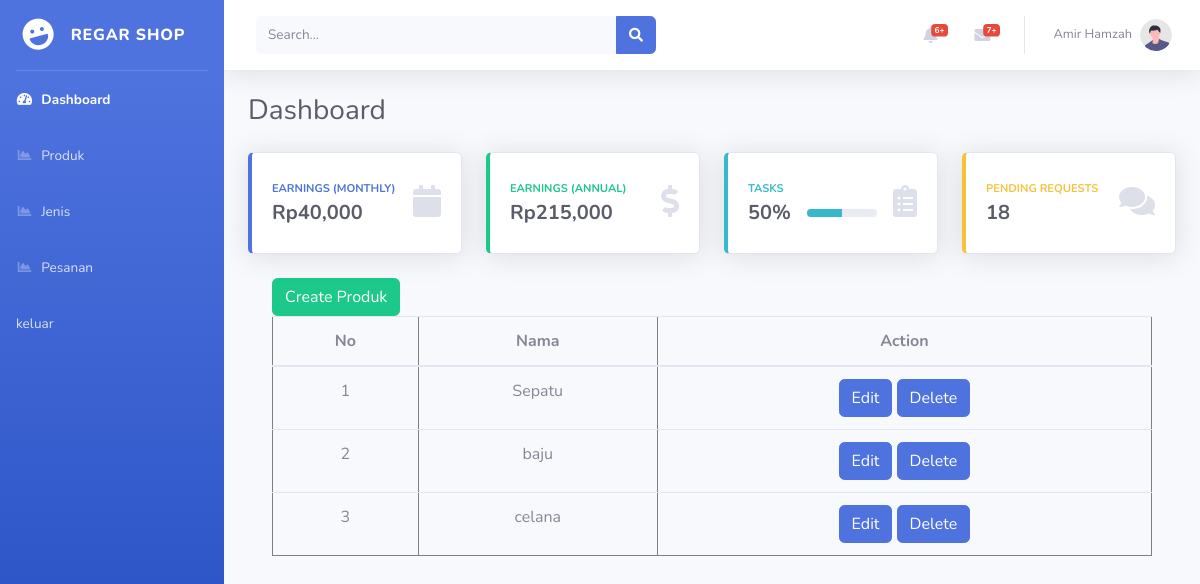
The app's page /admin/list_jenis.php with its own data.
### tables this page shows
CREATE TABLE `jenis_produk` (
  `id` int(11) NOT NULL,
  `nama` varchar(45) NOT NULL
);

### admin/list_jenis.php (the view, shortened to what this page needs)
<?php
    require_once '../dbkoneksi.php';
?>
<?php
   $sql = "SELECT * FROM jenis_produk";
   $rs = $dbh->query($sql);
?>
<!DOCTYPE html>
<html lang="en">
<head>
    <link href="vendor/fontawesome-free/css/all.min.css" rel="stylesheet" type="text/css">
    <link href="css/sb-admin-2.min.css" rel="stylesheet">
</head>
<body id="page-top">
    <div id="wrapper">
        <ul class="navbar-nav bg-gradient-primary sidebar sidebar-dark accordion" id="accordionSidebar">
            <a class="sidebar-brand d-flex align-items-center justify-content-center" href="index.html">
                <div class="sidebar-brand-icon rotate-n-15">
                    <i class="fas fa-laugh"></i>
                </div>
                <div class="sidebar-brand-text mx-3">Regar Shop</div>
            </a>
            <hr class="sidebar-divider my-0">
            <li class="nav-item active">
                <a class="nav-link" href="index.php">
                    <i class="fas fa-fw fa-tachometer-alt"></i>
                    <span>Dashboard</span></a>
            </li>
            <li class="nav-item">
                <a class="nav-link" href="list_produk.php">
                    <i class="fas fa-fw fa-chart-area"></i>
                    <span>Produk</span></a>
            </li>
            <li class="nav-item">
                <a class="nav-link" href="list_jenis.php">
                    <i class="fas fa-fw fa-chart-area"></i>
                    <span>Jenis</span></a>
            </li>
            <li class="nav-item">
                <a class="nav-link" href="list_pesanan.php">
                    <i class="fas fa-fw fa-chart-area"></i>
                    <span>Pesanan</span></a>
            </li>
            <li class="nav-item">
                <a class="nav-link" href="list_pesanan.php">
                    <span>keluar</span></a>
            </li>
        </ul>
        <div id="content-wrapper" class="d-flex flex-column">
            <div id="content">
                <nav class="navbar navbar-expand navbar-light bg-white topbar mb-4 static-top shadow">
                    <form
                        class="d-none d-sm-inline-block form-inline mr-auto ml-md-3 my-2 my-md-0 mw-100 navbar-search">
                        <div class="input-group">
                            <input type="text" class="form-control bg-light border-0 small" placeholder="Search..."
                                aria-label="Search" aria-describedby="basic-addon2">
                            <div class="input-group-append">
                                <button class="btn btn-primary" type="button">
                                    <i class="fas fa-search fa-sm"></i>
                                </button>
                            </div>
                        </div>
                    </form>
                    <ul class="navbar-nav ml-auto">
                        <li class="nav-item dropdown no-arrow mx-1">
                            <a class="nav-link dropdown-toggle" href="#" id="alertsDropdown" role="button"
                                data-toggle="dropdown" aria-haspopup="true" aria-expanded="false">
                                <i class="fas fa-bell fa-fw"></i>
                                <span class="badge badge-danger badge-counter">6+</span>
                            </a>
                        </li>
                        <li class="nav-item dropdown no-arrow mx-1">
                            <a class="nav-link dropdown-toggle" href="#" id="messagesDropdown" role="button"
                                data-toggle="dropdown" aria-haspopup="true" aria-expanded="false">
                                <i class="fas fa-envelope fa-fw"></i>
                                <span class="badge badge-danger badge-counter">7+</span>
                            </a>
                        </li>
                        <li class="nav-item dropdown no-arrow">
                            <a class="nav-link dropdown-toggle" href="#" id="userDropdown" role="button"
                                data-toggle="dropdown" aria-haspopup="true" aria-expanded="false">
                                <span class="mr-2 d-none d-lg-inline text-gray-600 small">Amir Hamzah</span>
                                <img class="img-profile rounded-circle"
                                    src="img/undraw_profile.svg">
                            </a>
                        </li>
                    </ul>
                </nav>
                <div class="container-fluid">
                    <div class="d-sm-flex align-items-center justify-content-between mb-4">
                        <h1 class="h3 mb-0 text-gray-800">Dashboard</h1>
                    </div>
                    <div class="row">
                        <div class="col-xl-3 col-md-6 mb-4">
                            <div class="card border-left-primary shadow h-100 py-2">
                                <div class="card-body">
                                    <div class="row no-gutters align-items-center">
                                        <div class="col mr-2">
                                            <div class="text-xs font-weight-bold text-primary text-uppercase mb-1">
                                                Earnings (Monthly)</div>
                                            <div class="h5 mb-0 font-weight-bold text-gray-800">Rp40,000</div>
                                        </div>
                                        <div class="col-auto">
                                            <i class="fas fa-calendar fa-2x text-gray-300"></i>
                                        </div>
                                    </div>
                                </div>
                            </div>
                        </div>
                        <div class="col-xl-3 col-md-6 mb-4">
                            <div class="card border-left-success shadow h-100 py-2">
                                <div class="card-body">
                                    <div class="row no-gutters align-items-center">
                                        <div class="col mr-2">
                                            <div class="text-xs font-weight-bold text-success text-uppercase mb-1">
                                                Earnings (Annual)</div>
                                            <div class="h5 mb-0 font-weight-bold text-gray-800">Rp215,000</div>
                                        </div>
                                        <div class="col-auto">
                                            <i class="fas fa-dollar-sign fa-2x text-gray-300"></i>
                                        </div>
                                    </div>
                                </div>
                            </div>
                        </div>
                        <div class="col-xl-3 col-md-6 mb-4">
                            <div class="card border-left-info shadow h-100 py-2">
                                <div class="card-body">
                                    <div class="row no-gutters align-items-center">
                                        <div class="col mr-2">
                                            <div class="text-xs font-weight-bold text-info text-uppercase mb-1">Tasks
                                            </div>
                                            <div class="row no-gutters align-items-center">
                                                <div class="col-auto">
                                                    <div class="h5 mb-0 mr-3 font-weight-bold text-gray-800">50%</div>
                                                </div>
                                                <div class="col">
                                                    <div class="progress progress-sm mr-2">
                                                        <div class="progress-bar bg-info" role="progressbar"
                                                            style="width: 50%" aria-valuenow="50" aria-valuemin="0"
                                                            aria-valuemax="100"></div>
                                                    </div>
                                                </div>
                                            </div>
                                        </div>
                                        <div class="col-auto">
                                            <i class="fas fa-clipboard-list fa-2x text-gray-300"></i>
                                        </div>
                                    </div>
                                </div>
                            </div>
                        </div>
                        <div class="col-xl-3 col-md-6 mb-4">
                            <div class="card border-left-warning shadow h-100 py-2">
                                <div class="card-body">
                                    <div class="row no-gutters align-items-center">
                                        <div class="col mr-2">
                                            <div class="text-xs font-weight-bold text-warning text-uppercase mb-1">
                                                Pending Requests</div>
                                            <div class="h5 mb-0 font-weight-bold text-gray-800">18</div>
                                        </div>
                                        <div class="col-auto">
                                            <i class="fas fa-comments fa-2x text-gray-300"></i>
                                        </div>
                                    </div>
                                </div>
                            </div>
                        </div>
                    </div>
                <div class="div">
                    <div class="container">
                    <a class="btn btn-success" href="tambah_jenis.php" role="button">Create Produk</a>
                    <table class="table" width="100%" border="1" cellspacing="2" cellpadding="2">
                        <thead>
                            <tr style="text-align: center;">
                            <th>No</th>
                            <th>Nama</th>
                            <th>Action</th>
                            </tr>
                        </thead>
                        <tbody>
                            <?php
                            $nomor  =1 ;
                            foreach($rs as $row){
                            ?>
                            <tr style="text-align: center;">
                            <td><?=$nomor?></td>
                            <td><?=$row['nama']?></td>
                            <td>
                            <a class="btn btn-primary" href="edit_jenis.php?idedit=<?=$row['id']?>">Edit</a>
                            <a class="btn btn-primary" href="delete_jenis.php?iddel=<?=$row['id']?>"
                            onclick="if(!confirm('Anda Yakin Hapus Data Produk <?=$row['nama']?>?')) {return false}">Delete</a>
                            </td>
                            </tr>
                            <?php
                            $nomor++;
                            }
                            ?>
                        </tbody>
                    </table>
                    </div>
                    </div>
                    </div>
                </div>
</body>
</html>
</body>
</html>

### records on screen
jenis_produk: nama "Sepatu"
jenis_produk: nama "baju"
jenis_produk: nama "celana"
